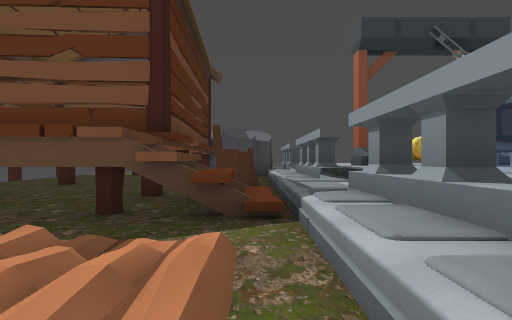
[1] (above)

16 first-person views from a walk through a Godot game level. The camera is 1.3 m above the floor, looks level and sees 75° across. The floor is counted in squares, 2 m on a side. Each view is taken from the middle of a square. On the plan, view 1 faces up. The plan holds only what a view shows up to about 10 squares ahead; the rest is blank. The place goes on beyond the plan. Characters and animated objects are left out. Some surface patterns are stand-ins.

[2]
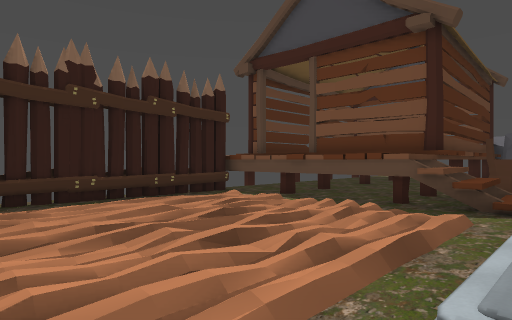

[3]
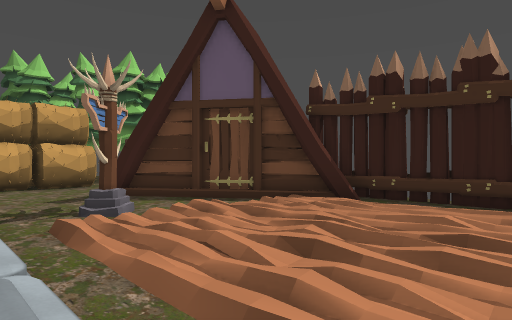

[4]
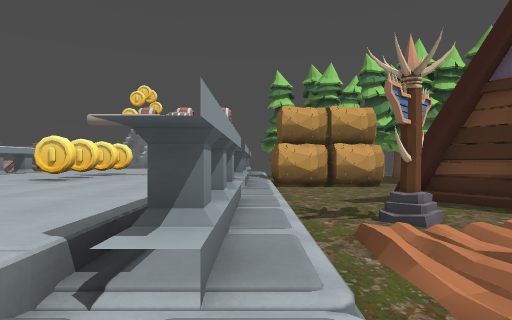

[5]
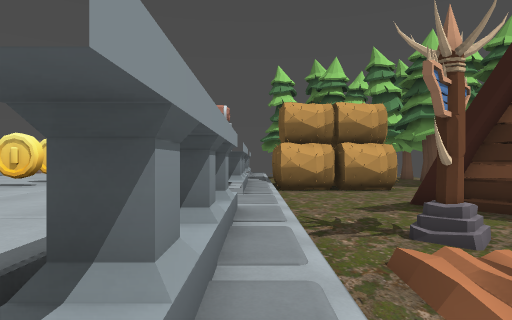

[6]
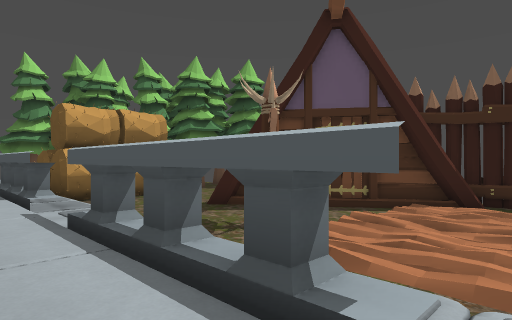

[7]
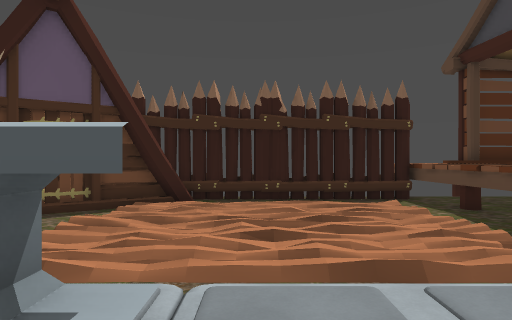

[8]
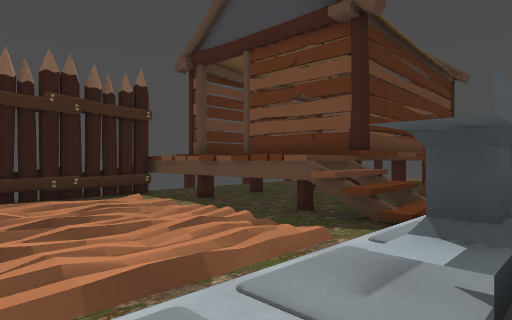

[9]
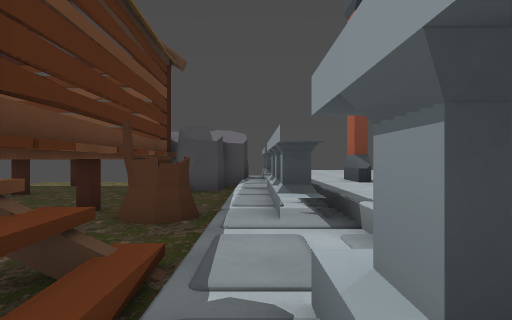

[10]
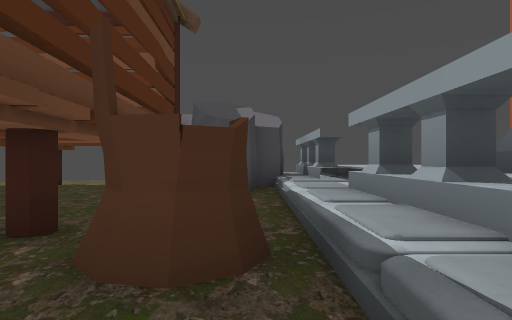

[11]
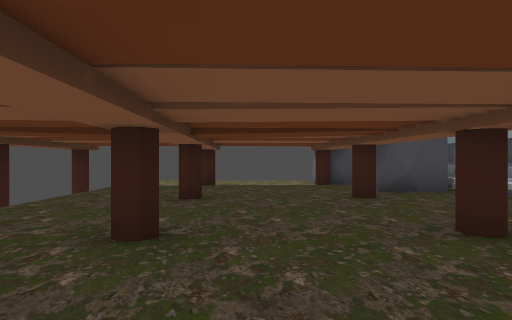

[12]
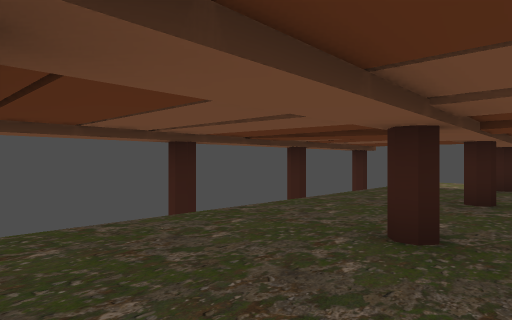

[13]
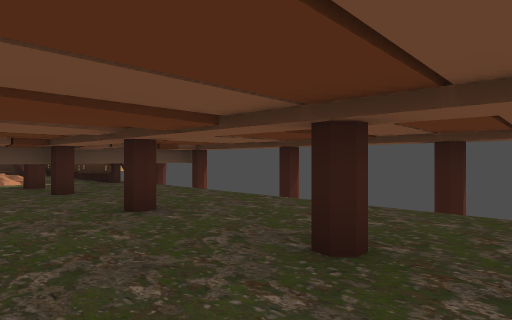

[14]
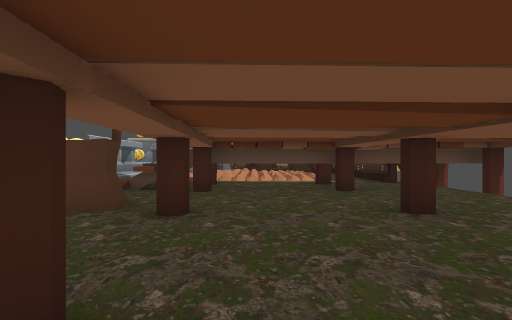

[15]
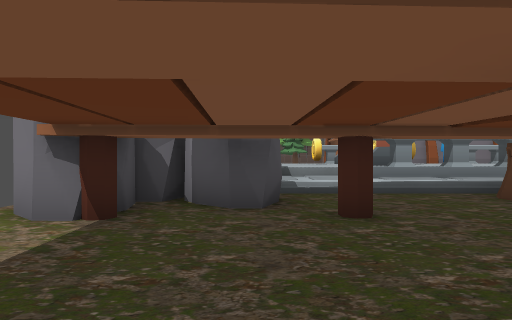

[16]
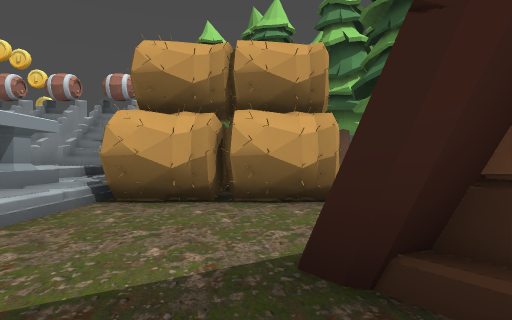

### Floor plan
Key: @ floor where view 1 was taken; # wall or solid block; . main floor; : floor 0.25 m higher than the main floor; + floor 0.5 m higher than the main floor; * floor 1 m higher than the main floor; / step, stairs or slope; = window, fence, low wall or low ledge; ^ raised ledge; v drop or lower ground; C coin; T thing the floor can be seen under or through; P potion; B bones; H hay bale; R rock.
Columns run from 8 left of view 1 to 5 right of it. Each row starts with its distance up from view 1.
 16  .....#R  #
 15 #..#..R# R#
 14 #......##+#
 13 #......R#+#
 12 #..#..#..+//
 11 #........+/*
 10 #........+##
  9 #..#..##/+##
  8 #......##+#*
  7 #........+#*
  6 #..T..T////
  5 #TTTTTT^///P
  4 ##TTTTT^/+##
  3  #.......+#
  2  #.//////+#
  1  #./#/=//+#
  0  #.///==@//
 -1  #.///=////*
 -2  #.///= /+#*
 -3  ##//:#=/+#**
 -4  ##/ :://+#**
 -5   ##...B.+#***
 -6    ##....+//*C
 -7     ##...+/**C
 -8      #...+# *C
 -9      ....+# *C
-10      ....+#  C
-11      HH##+#
-12        #H+/
-13        #H+/
-14        H  #*
-15           ##*
-16            =v

Positions as (right, up) in squares from view 1, and headings:
1: (0, 0), facing up
2: (1, -3), facing up-left
3: (1, 1), facing down-left
4: (1, 0), facing down
5: (1, -1), facing down
6: (3, -1), facing down-left
7: (3, -1), facing left
8: (2, -1), facing up-left
9: (1, 3), facing up
10: (0, 6), facing up
11: (-4, 6), facing up
12: (-4, 6), facing up-left
13: (-3, 13), facing down-left
14: (-3, 13), facing down
15: (-6, 13), facing right
16: (-2, -6), facing down
